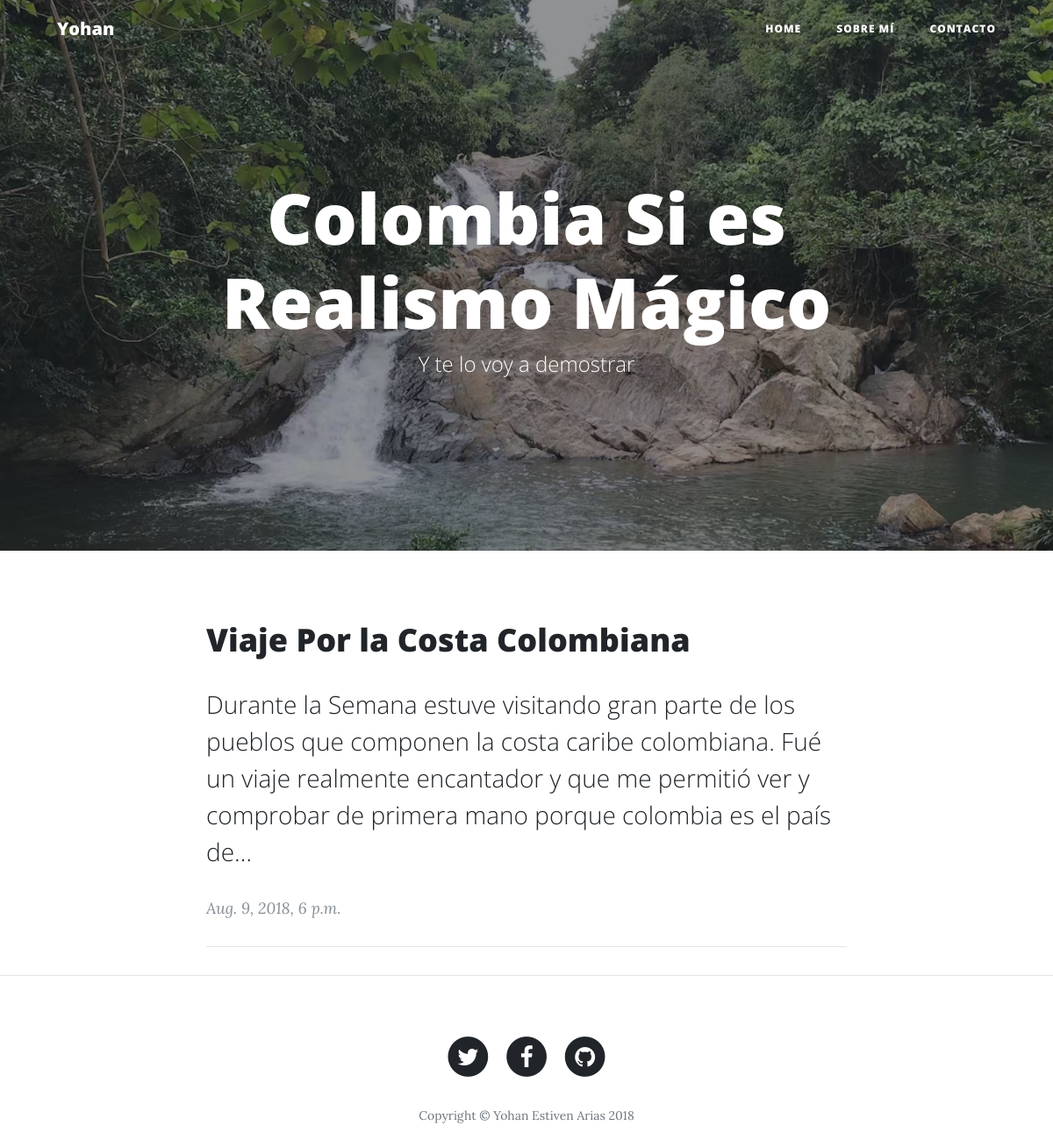
The page / on the database its author committed.
### entries/models.py (models this page shows, shortened)
class Entry(models.Model):
	title = models.CharField(max_length=30)
	abstract = models.CharField(max_length=60)
	content = HTMLField()
	author = models.ForeignKey(User, on_delete=models.CASCADE)
	creation_date = models.DateTimeField(auto_now_add=True)

### entries/views.py (the view)
# urls.py: path('', EntryList.as_view()),
class EntryList(ListView):
	model = Entry

### entries/templates/entries/entry_list.html
{% extends 'base.html' %}
{% load staticfiles %}
    {% block content %}
    <header class="masthead" style="background-image: url('{% static 'img/home-bg.jpg'%}')">
      <div class="overlay"></div>
      <div class="container">
        <div class="row">
          <div class="col-lg-8 col-md-10 mx-auto">
            <div class="site-heading">
              <h1>Colombia Si es Realismo Mágico</h1>
              <span class="subheading">Y te lo voy a demostrar</span>
            </div>
          </div>
        </div>
      </div>
    </header>
    <div class="container">
      <div class="row">
        <div class="col-lg-8 col-md-10 mx-auto">
          {% for object in object_list %}
          <div class="post-preview">
            <a href="{% url 'post-detail' object.id %}">
              <h2 class="post-title">
                {{object.title}}
              </h2>
              <h3 class="post-subtitle">
                {{object.content | safe | truncatechars:240}}
              </h3>
            </a>
            <p class="post-meta">
            {{object.creation_date}}</p>
          </div>
          {% endfor %}
          <hr>
        </div>
      </div>
    </div>
    <hr>
    {% endblock %}

### templates/base.html (shortened to what this page needs)
{% load staticfiles %}
<!DOCTYPE html>
<html>
<head>
    <link href="{% static 'vendor/bootstrap/css/bootstrap.min.css' %}" rel="stylesheet">
    <link href="{% static 'vendor/font-awesome/css/font-awesome.min.css' %}" rel="stylesheet" type="text/css">
    <link href="{% static 'css/clean-blog.min.css' %}" rel="stylesheet">
</head>
<body>
	<nav class="navbar navbar-expand-lg navbar-light fixed-top" id="mainNav">
      <div class="container">
        <a class="navbar-brand" href="">Yohan</a>
        <div class="collapse navbar-collapse" id="navbarResponsive">
          <ul class="navbar-nav ml-auto">
            <li class="nav-item">
              <a class="nav-link" href="index.html">Home</a>
            </li>
            <li class="nav-item">
              <a class="nav-link" href="about.html">Sobre Mí</a>
            </li>
            <li class="nav-item">
              <a class="nav-link" href="contact.html">Contacto</a>
            </li>
          </ul>
        </div>
      </div>
    </nav>
    {% block content %}
    {% endblock %}
    <footer>
      <div class="container">
        <div class="row">
          <div class="col-lg-8 col-md-10 mx-auto">
            <ul class="list-inline text-center">
              <li class="list-inline-item">
                <a href="#">
                  <span class="fa-stack fa-lg">
                    <i class="fa fa-circle fa-stack-2x"></i>
                    <i class="fa fa-twitter fa-stack-1x fa-inverse"></i>
                  </span>
                </a>
              </li>
              <li class="list-inline-item">
                <a href="#">
                  <span class="fa-stack fa-lg">
                    <i class="fa fa-circle fa-stack-2x"></i>
                    <i class="fa fa-facebook fa-stack-1x fa-inverse"></i>
                  </span>
                </a>
              </li>
              <li class="list-inline-item">
                <a href="#">
                  <span class="fa-stack fa-lg">
                    <i class="fa fa-circle fa-stack-2x"></i>
                    <i class="fa fa-github fa-stack-1x fa-inverse"></i>
                  </span>
                </a>
              </li>
            </ul>
            <p class="copyright text-muted">Copyright &copy; Yohan Estiven Arias 2018</p>
          </div>
        </div>
      </div>
    </footer>
</body>
</html>

### rows shown on the page
Entry: title "Viaje Por la Costa Colombiana", content "Durante la Semana estuve visitando gran parte de los pueblos que componen la costa caribe colombiana. Fué un viaje realmente encantador y que me permitió ver y comprobar de primera mano porque colombia es el país de…", creation_date "Aug. 9, 2018, 6 p.m."
